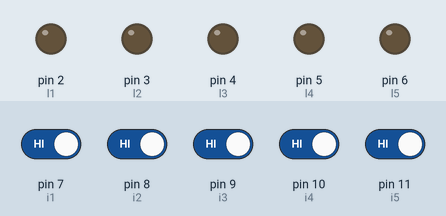
Recording of a sketch running on a simulated Arduino Uno, built with avr-gcc and run on an emulated ATmega328P. On the bench: output pins drawn as LEDs (lit = HIGH). Inputs (shaded band) come from the test bench; at power-on: pin 7 (i1), pin 8 (i2), pin 9 (i3), pin 10 (i4), pin 11 (i5) HIGH.

Above: at 1.2 s.
1.3 s: pin 7 (i1) driven LOW
At 2.5 s:
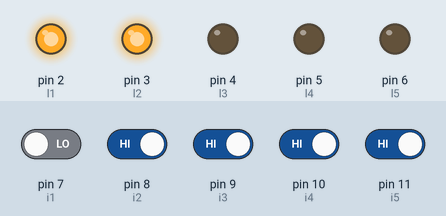
2.8 s: pin 8 (i2) driven LOW
At 4.9 s:
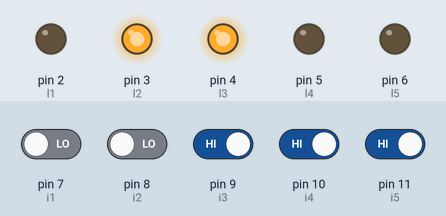
5.8 s: pin 9 (i3) driven LOW
At 8.3 s:
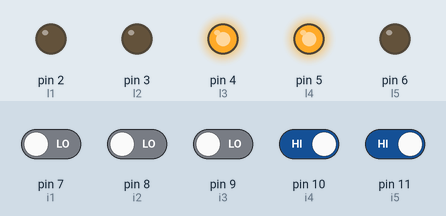
8.8 s: pin 10 (i4) driven LOW
At 10.6 s:
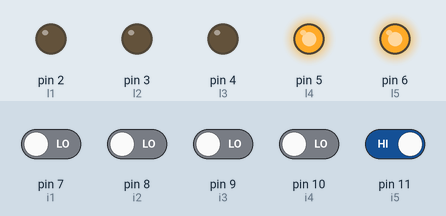
11.8 s: pin 11 (i5) driven LOW
At 14.1 s:
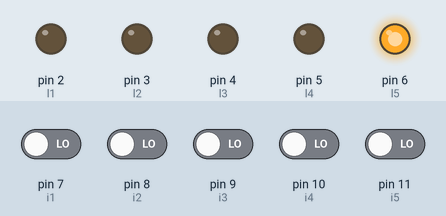
14.8 s: pin 7 (i1) driven HIGH
At 17.6 s:
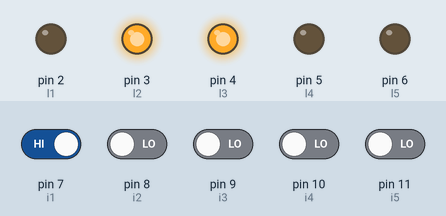
Timing chart, 0 to 18.8 s (numbered marks = the images above; inputs shaded):
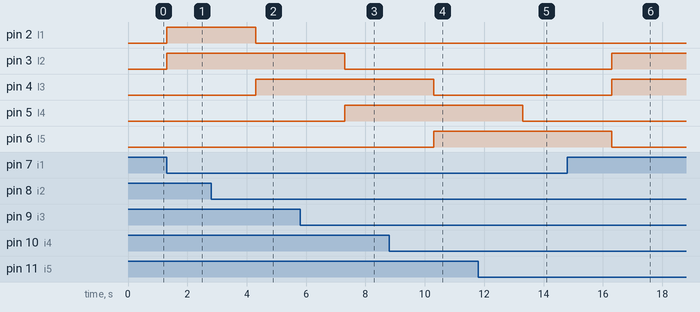

Measured:
- after the input at 1.3 s, pin 2 (l1), pin 3 (l2): LOW → HIGH at once
- after the input at 2.8 s, pin 2 (l1): HIGH → LOW after 1.5 s; pin 4 (l3): LOW → HIGH after 1.5 s
- after the input at 5.8 s, pin 2 (l1): stays LOW (without the input it goes to HIGH after 1.5 s); pin 3 (l2): HIGH → LOW after 1.5 s; pin 4 (l3): stays HIGH (without the input it goes to LOW after 1.5 s); pin 5 (l4): LOW → HIGH after 1.5 s
- after the input at 8.8 s, pin 2 (l1), pin 3 (l2): stays LOW (without the input it goes to HIGH after 1.5 s); pin 5 (l4): stays HIGH (without the input it goes to LOW after 1.5 s); pin 6 (l5): LOW → HIGH after 1.5 s
- after the input at 11.8 s, pin 2 (l1), pin 3 (l2): stays LOW (without the input it goes to HIGH after 1.5 s); pin 6 (l5): stays HIGH (without the input it goes to LOW after 1.5 s)
- after the input at 14.8 s, pin 2 (l1): stays LOW (without the input it goes to HIGH after 1.5 s); pin 4 (l3): LOW → HIGH after 1.5 s

The sketch:

SmartStreetLights.ino
```cpp
//Smart Street Lights Code

const int l1=2;
const int l2=3;
const int l3=4;
const int l4=5;
const int l5=6;
const int i1=7;
const int i2=8;
const int i3=9;
const int i4=10;
const int i5=11;
void setup() {
	// put your setup code here, to run once:

	pinMode(l1,OUTPUT);
	pinMode(l2,OUTPUT);
	pinMode(l3,OUTPUT);
	pinMode(l4,OUTPUT);
	pinMode(l5,OUTPUT);
	pinMode(i1,INPUT);
	pinMode(i2,INPUT);
	pinMode(i3,INPUT);
	pinMode(i4,INPUT);
	pinMode(i5,INPUT);

}

void loop() {
  // put your main code here, to run repeatedly:

	if(digitalRead(i1)==LOW)
	{
		digitalWrite(l1,HIGH);
		digitalWrite(l2,HIGH);
		delay(3000);
		digitalWrite(l1,LOW);
		digitalWrite(l2,LOW);
	}
	if(digitalRead(i2)==LOW)
	{
		digitalWrite(l2,HIGH);
		digitalWrite(l3,HIGH);
		delay(3000);
		digitalWrite(l2,LOW);
		digitalWrite(l3,LOW);
	}
	if(digitalRead(i3)==LOW)
	{
		digitalWrite(l3,HIGH);
		digitalWrite(l4,HIGH);
		delay(3000);
		digitalWrite(l3,LOW);
		digitalWrite(l4,LOW);
	}
	if(digitalRead(i4)==LOW)
	{
		digitalWrite(l4,HIGH);
		digitalWrite(l5,HIGH);
		delay(3000);
		digitalWrite(l4,LOW);
		digitalWrite(l5,LOW);
	}
	if(digitalRead(i5)==LOW)
	{
		digitalWrite(l5,HIGH);
		delay(3000);
		digitalWrite(l5,LOW);
	}
}
```
